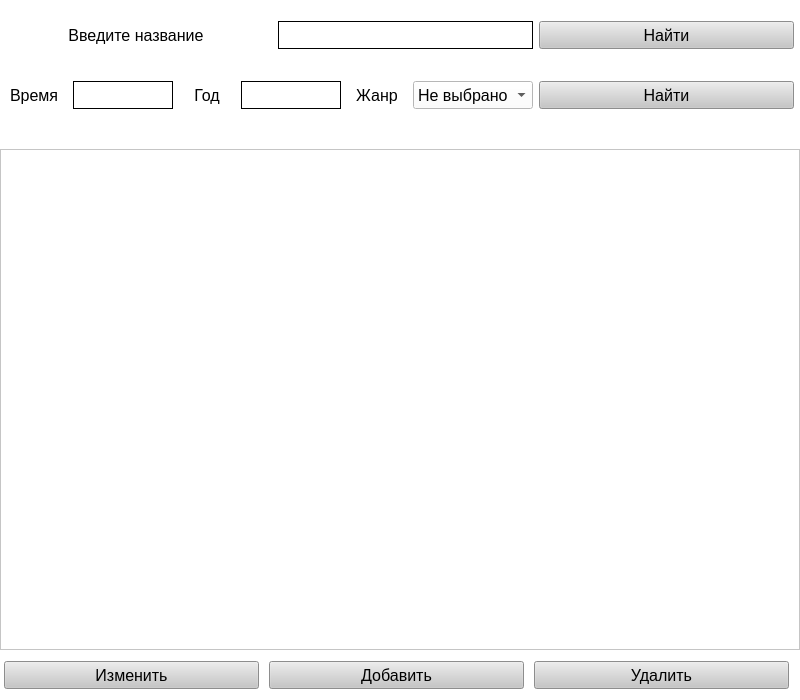
<?xml version="1.0" encoding="UTF-8"?>
<ui version="4.0">
 <class>MainWindow</class>
 <widget class="QMainWindow" name="MainWindow">
  <property name="geometry">
   <rect>
    <x>0</x>
    <y>0</y>
    <width>800</width>
    <height>700</height>
   </rect>
  </property>
  <property name="minimumSize">
   <size>
    <width>800</width>
    <height>700</height>
   </size>
  </property>
  <property name="maximumSize">
   <size>
    <width>800</width>
    <height>700</height>
   </size>
  </property>
  <property name="windowTitle">
   <string>Genres</string>
  </property>
  <property name="styleSheet">
   <string notr="true">background-color: rgb(255, 255, 255);</string>
  </property>
  <widget class="QWidget" name="centralwidget">
   <widget class="QWidget" name="horizontalWidget" native="true">
    <property name="geometry">
     <rect>
      <x>0</x>
      <y>10</y>
      <width>800</width>
      <height>50</height>
     </rect>
    </property>
    <property name="minimumSize">
     <size>
      <width>800</width>
      <height>50</height>
     </size>
    </property>
    <property name="maximumSize">
     <size>
      <width>800</width>
      <height>50</height>
     </size>
    </property>
    <layout class="QHBoxLayout" name="horizontalLayout">
     <property name="rightMargin">
      <number>6</number>
     </property>
     <item>
      <widget class="QLabel" name="label_4">
       <property name="font">
        <font>
         <family>System</family>
         <pointsize>12</pointsize>
        </font>
       </property>
       <property name="text">
        <string>Введите название</string>
       </property>
       <property name="alignment">
        <set>Qt::AlignCenter</set>
       </property>
      </widget>
     </item>
     <item>
      <widget class="QLineEdit" name="name">
       <property name="minimumSize">
        <size>
         <width>255</width>
         <height>28</height>
        </size>
       </property>
       <property name="maximumSize">
        <size>
         <width>255</width>
         <height>28</height>
        </size>
       </property>
       <property name="font">
        <font>
         <family>System</family>
         <pointsize>12</pointsize>
        </font>
       </property>
       <property name="styleSheet">
        <string notr="true">border: 1px solid black;</string>
       </property>
      </widget>
     </item>
     <item>
      <widget class="QPushButton" name="search_two">
       <property name="minimumSize">
        <size>
         <width>255</width>
         <height>28</height>
        </size>
       </property>
       <property name="maximumSize">
        <size>
         <width>255</width>
         <height>28</height>
        </size>
       </property>
       <property name="font">
        <font>
         <family>System</family>
         <pointsize>12</pointsize>
        </font>
       </property>
       <property name="cursor">
        <cursorShape>PointingHandCursor</cursorShape>
       </property>
       <property name="styleSheet">
        <string notr="true">background-color: rgb(198, 198, 198);</string>
       </property>
       <property name="text">
        <string>Найти</string>
       </property>
      </widget>
     </item>
    </layout>
   </widget>
   <widget class="QTableWidget" name="table">
    <property name="geometry">
     <rect>
      <x>0</x>
      <y>149</y>
      <width>800</width>
      <height>501</height>
     </rect>
    </property>
    <property name="sizePolicy">
     <sizepolicy hsizetype="Fixed" vsizetype="Expanding">
      <horstretch>0</horstretch>
      <verstretch>0</verstretch>
     </sizepolicy>
    </property>
    <property name="minimumSize">
     <size>
      <width>800</width>
      <height>500</height>
     </size>
    </property>
    <property name="maximumSize">
     <size>
      <width>800</width>
      <height>600</height>
     </size>
    </property>
    <property name="font">
     <font>
      <family>System</family>
      <stylestrategy>PreferAntialias</stylestrategy>
     </font>
    </property>
   </widget>
   <widget class="QWidget" name="horizontalWidget" native="true">
    <property name="geometry">
     <rect>
      <x>0</x>
      <y>70</y>
      <width>800</width>
      <height>50</height>
     </rect>
    </property>
    <property name="minimumSize">
     <size>
      <width>800</width>
      <height>50</height>
     </size>
    </property>
    <property name="maximumSize">
     <size>
      <width>800</width>
      <height>50</height>
     </size>
    </property>
    <layout class="QHBoxLayout" name="horizontalLayout_2">
     <property name="leftMargin">
      <number>10</number>
     </property>
     <property name="rightMargin">
      <number>6</number>
     </property>
     <item>
      <widget class="QLabel" name="label_2">
       <property name="font">
        <font>
         <family>System</family>
         <pointsize>12</pointsize>
        </font>
       </property>
       <property name="text">
        <string>Время</string>
       </property>
      </widget>
     </item>
     <item>
      <widget class="QLineEdit" name="time">
       <property name="minimumSize">
        <size>
         <width>100</width>
         <height>28</height>
        </size>
       </property>
       <property name="maximumSize">
        <size>
         <width>100</width>
         <height>28</height>
        </size>
       </property>
       <property name="font">
        <font>
         <family>System</family>
         <pointsize>12</pointsize>
        </font>
       </property>
       <property name="styleSheet">
        <string notr="true">border: 1px solid black;</string>
       </property>
      </widget>
     </item>
     <item>
      <widget class="QLabel" name="label_3">
       <property name="font">
        <font>
         <family>System</family>
         <pointsize>12</pointsize>
        </font>
       </property>
       <property name="text">
        <string>Год</string>
       </property>
       <property name="alignment">
        <set>Qt::AlignCenter</set>
       </property>
      </widget>
     </item>
     <item>
      <widget class="QLineEdit" name="data">
       <property name="minimumSize">
        <size>
         <width>100</width>
         <height>28</height>
        </size>
       </property>
       <property name="maximumSize">
        <size>
         <width>100</width>
         <height>28</height>
        </size>
       </property>
       <property name="font">
        <font>
         <family>System</family>
         <pointsize>12</pointsize>
        </font>
       </property>
       <property name="styleSheet">
        <string notr="true">border: 1px solid black;</string>
       </property>
      </widget>
     </item>
     <item>
      <widget class="QLabel" name="label">
       <property name="sizePolicy">
        <sizepolicy hsizetype="Expanding" vsizetype="Expanding">
         <horstretch>0</horstretch>
         <verstretch>0</verstretch>
        </sizepolicy>
       </property>
       <property name="minimumSize">
        <size>
         <width>60</width>
         <height>28</height>
        </size>
       </property>
       <property name="maximumSize">
        <size>
         <width>60</width>
         <height>48</height>
        </size>
       </property>
       <property name="font">
        <font>
         <family>System</family>
         <pointsize>12</pointsize>
         <stylestrategy>PreferAntialias</stylestrategy>
        </font>
       </property>
       <property name="text">
        <string>Жанр</string>
       </property>
       <property name="alignment">
        <set>Qt::AlignCenter</set>
       </property>
      </widget>
     </item>
     <item>
      <widget class="QComboBox" name="comboBox">
       <property name="minimumSize">
        <size>
         <width>120</width>
         <height>28</height>
        </size>
       </property>
       <property name="maximumSize">
        <size>
         <width>255</width>
         <height>28</height>
        </size>
       </property>
       <property name="font">
        <font>
         <family>System</family>
         <pointsize>12</pointsize>
        </font>
       </property>
       <property name="styleSheet">
        <string notr="true">background-color: rgb(255, 255, 255);</string>
       </property>
       <property name="editable">
        <bool>false</bool>
       </property>
       <property name="currentText">
        <string>Не выбрано</string>
       </property>
       <item>
        <property name="text">
         <string>Не выбрано</string>
        </property>
       </item>
      </widget>
     </item>
     <item>
      <widget class="QPushButton" name="search_one">
       <property name="sizePolicy">
        <sizepolicy hsizetype="Expanding" vsizetype="Expanding">
         <horstretch>0</horstretch>
         <verstretch>0</verstretch>
        </sizepolicy>
       </property>
       <property name="minimumSize">
        <size>
         <width>255</width>
         <height>28</height>
        </size>
       </property>
       <property name="maximumSize">
        <size>
         <width>255</width>
         <height>28</height>
        </size>
       </property>
       <property name="font">
        <font>
         <family>System</family>
         <pointsize>12</pointsize>
        </font>
       </property>
       <property name="cursor">
        <cursorShape>PointingHandCursor</cursorShape>
       </property>
       <property name="styleSheet">
        <string notr="true">background-color: rgb(198, 198, 198);</string>
       </property>
       <property name="text">
        <string>Найти</string>
       </property>
      </widget>
     </item>
    </layout>
   </widget>
   <widget class="QWidget" name="horizontalWidget_2" native="true">
    <property name="geometry">
     <rect>
      <x>0</x>
      <y>650</y>
      <width>800</width>
      <height>50</height>
     </rect>
    </property>
    <property name="minimumSize">
     <size>
      <width>800</width>
      <height>50</height>
     </size>
    </property>
    <property name="maximumSize">
     <size>
      <width>800</width>
      <height>50</height>
     </size>
    </property>
    <layout class="QHBoxLayout" name="horizontalLayout_3">
     <property name="rightMargin">
      <number>6</number>
     </property>
     <item>
      <widget class="QPushButton" name="change">
       <property name="minimumSize">
        <size>
         <width>255</width>
         <height>28</height>
        </size>
       </property>
       <property name="maximumSize">
        <size>
         <width>255</width>
         <height>28</height>
        </size>
       </property>
       <property name="font">
        <font>
         <family>System</family>
         <pointsize>12</pointsize>
        </font>
       </property>
       <property name="cursor">
        <cursorShape>PointingHandCursor</cursorShape>
       </property>
       <property name="styleSheet">
        <string notr="true">background-color: rgb(198, 198, 198);</string>
       </property>
       <property name="text">
        <string>Изменить</string>
       </property>
      </widget>
     </item>
     <item>
      <widget class="QPushButton" name="push">
       <property name="maximumSize">
        <size>
         <width>255</width>
         <height>28</height>
        </size>
       </property>
       <property name="font">
        <font>
         <family>System</family>
         <pointsize>12</pointsize>
        </font>
       </property>
       <property name="cursor">
        <cursorShape>PointingHandCursor</cursorShape>
       </property>
       <property name="styleSheet">
        <string notr="true">background-color: rgb(198, 198, 198);</string>
       </property>
       <property name="text">
        <string>Добавить</string>
       </property>
      </widget>
     </item>
     <item>
      <widget class="QPushButton" name="pop">
       <property name="minimumSize">
        <size>
         <width>255</width>
         <height>28</height>
        </size>
       </property>
       <property name="maximumSize">
        <size>
         <width>255</width>
         <height>28</height>
        </size>
       </property>
       <property name="font">
        <font>
         <family>System</family>
         <pointsize>12</pointsize>
        </font>
       </property>
       <property name="cursor">
        <cursorShape>PointingHandCursor</cursorShape>
       </property>
       <property name="styleSheet">
        <string notr="true">background-color: rgb(198, 198, 198);</string>
       </property>
       <property name="text">
        <string>Удалить</string>
       </property>
      </widget>
     </item>
    </layout>
   </widget>
  </widget>
 </widget>
 <resources/>
 <connections/>
</ui>
